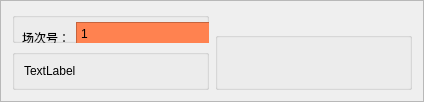
          <widget class="QFrame" name="frame">
           <property name="frameShape">
            <enum>QFrame::StyledPanel</enum>
           </property>
           <property name="frameShadow">
            <enum>QFrame::Raised</enum>
           </property>
           <layout class="QVBoxLayout" name="verticalLayout_20">
            <item>
             <layout class="QHBoxLayout" name="horizontalLayout_8" stretch="1,1">
              <item>
               <layout class="QVBoxLayout" name="verticalLayout_8" stretch="1,10">
                <item>
                 <widget class="QGroupBox" name="groupBox_2">
                  <property name="title">
                   <string/>
                  </property>
                  <widget class="QWidget" name="layoutWidget">
                   <property name="geometry">
                    <rect>
                     <x>10</x>
                     <y>10</y>
                     <width>381</width>
                     <height>31</height>
                    </rect>
                   </property>
                   <layout class="QHBoxLayout" name="horizontalLayout_2">
                    <item>
                     <widget class="QLabel" name="label">
                      <property name="text">
                       <string>场次号：</string>
                      </property>
                     </widget>
                    </item>
                    <item>
                     <widget class="QTextEdit" name="sessionTextEdit">
                      <property name="styleSheet">
                       <string notr="true">background-color: rgb(255, 130, 80);</string>
                      </property>
                      <property name="html">
                       <string>&lt;!DOCTYPE HTML PUBLIC &quot;-//W3C//DTD HTML 4.0//EN&quot; &quot;http://www.w3.org/TR/REC-html40/strict.dtd&quot;&gt;
&lt;html&gt;&lt;head&gt;&lt;meta name=&quot;qrichtext&quot; content=&quot;1&quot; /&gt;&lt;style type=&quot;text/css&quot;&gt;
p, li { white-space: pre-wrap; }
&lt;/style&gt;&lt;/head&gt;&lt;body style=&quot; font-family:'SimSun'; font-size:9pt; font-weight:400; font-style:normal;&quot;&gt;
&lt;p style=&quot; margin-top:0px; margin-bottom:0px; margin-left:0px; margin-right:0px; -qt-block-indent:0; text-indent:0px;&quot;&gt;1&lt;/p&gt;&lt;/body&gt;&lt;/html&gt;</string>
                      </property>
                     </widget>
                    </item>
                    <item>
                     <widget class="QLabel" name="label_2">
                      <property name="text">
                       <string>倒计时</string>
                      </property>
                     </widget>
                    </item>
                    <item>
                     <widget class="QTextEdit" name="raceTimeTextEdit">
                      <property name="styleSheet">
                       <string notr="true">background-color: rgb(255, 130, 80);</string>
                      </property>
                     </widget>
                    </item>
                   </layout>
                  </widget>
                 </widget>
                </item>
                <item>
                 <widget class="QGroupBox" name="groupBox_3">
                  <property name="title">
                   <string/>
                  </property>
                  <layout class="QHBoxLayout" name="horizontalLayout_11">
                   <item>
                    <widget class="QLabel" name="imageLbl">
                     <property name="text">
                      <string>TextLabel</string>
                     </property>
                    </widget>
                   </item>
                  </layout>
                 </widget>
                </item>
               </layout>
              </item>
              <item>
               <layout class="QVBoxLayout" name="verticalLayout_19" stretch="1,10">
                <item>
                 <spacer name="horizontalSpacer_2">
                  <property name="orientation">
                   <enum>Qt::Horizontal</enum>
                  </property>
                  <property name="sizeHint" stdset="0">
                   <size>
                    <width>318</width>
                    <height>20</height>
                   </size>
                  </property>
                 </spacer>
                </item>
                <item>
                 <widget class="QGroupBox" name="groupBox">
                  <property name="title">
                   <string/>
                  </property>
                 </widget>
                </item>
               </layout>
              </item>
             </layout>
            </item>
           </layout>
          </widget>
